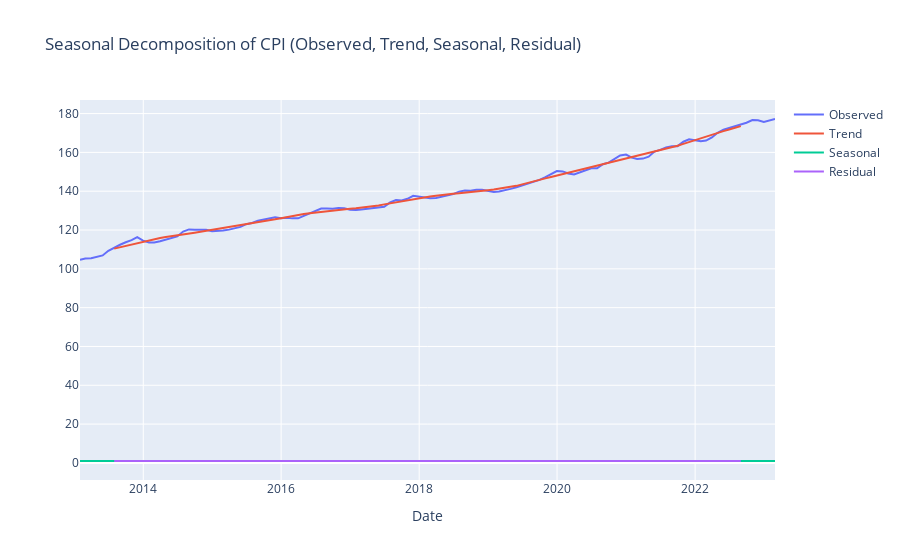

The cell this chart's notebook holds for it:
### Markdown cell above
# Seasonal and Cyclical Patterns

### Code cell
# seasonal and cyclical patterns
rural_urban_cpi.set_index('Date', inplace=True)
monthly_cpi = rural_urban_cpi['General index'].resample('M').mean().interpolate(method='linear')
decomposition = seasonal_decompose(monthly_cpi, model='multiplicative', period=12)
fig = go.Figure()
fig.add_trace(go.Scatter(x=decomposition.observed.index, y=decomposition.observed, mode='lines', name='Observed'))
fig.add_trace(go.Scatter(x=decomposition.trend.index, y=decomposition.trend, mode='lines', name='Trend'))
fig.add_trace(go.Scatter(x=decomposition.seasonal.index, y=decomposition.seasonal, mode='lines', name='Seasonal'))
fig.add_trace(go.Scatter(x=decomposition.resid.index, y=decomposition.resid, mode='lines', name='Residual'))
fig.update_layout(title='Seasonal Decomposition of CPI (Observed, Trend, Seasonal, Residual)', xaxis_title='Date')
fig.show()
